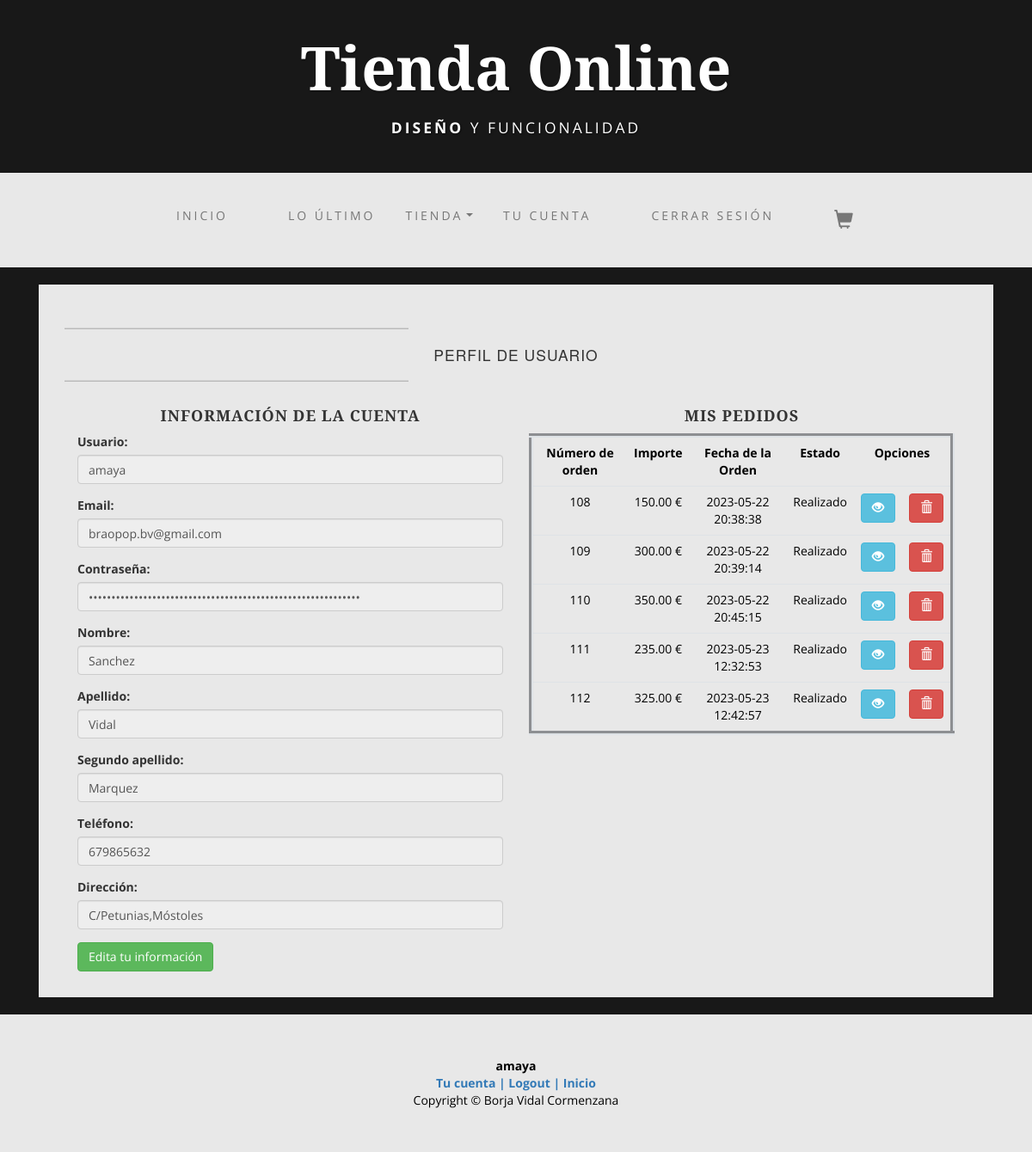
/tienda/userAccount.php (signed in), run on the app's committed database.
### tables this page shows
CREATE TABLE `usuario` (
  `id` int(11) NOT NULL,
  `username` varchar(50) NOT NULL,
  `email` varchar(50) NOT NULL,
  `password` varchar(255) NOT NULL,
  `role` varchar(30) DEFAULT NULL,
  `firstname` varchar(30) DEFAULT NULL,
  `lastname` varchar(30) DEFAULT NULL,
  `lastname2` varchar(30) DEFAULT NULL,
  `phone` varchar(15) NOT NULL,
  `address` varchar(30) DEFAULT NULL,
  `created_at` datetime DEFAULT current_timestamp()
);

CREATE TABLE `pedido` (
  `id` int(11) NOT NULL,
  `customer_id` int(11) NOT NULL,
  `total_price` float(10,2) NOT NULL,
  `payment_method` varchar(30) NOT NULL,
  `created` datetime NOT NULL,
  `modified` datetime NOT NULL,
  `status` varchar(15) NOT NULL DEFAULT 'Realizado'
);

### tienda/userAccount.php (the view, shortened to what this page needs)
<?php
include('..\inc\header.php');
include('..\inc\container.php');
?>
<?php
require '..\conexion.php';
if (!empty($_SESSION["username"])) {
    $id = $_SESSION["id"];
}
$c_id = $c_username =  $c_email = $c_password = $c_created = $c_role = $c_firstname = $c_firstname = $c_lastname = $c_lastname = $c_lastname2 =$c_phone = $c_address ="";
$sql = "SELECT * FROM usuario WHERE id = '". $id ."'";
$resultado = mysqli_query($db,$sql);
while ($fila = mysqli_fetch_object($resultado)) {
    $c_username = $fila -> username;
    $c_email = $fila -> email;
	$c_password = $fila -> password;
	$c_firstname = $fila -> firstname;
	$c_lastname = $fila -> lastname;
	$c_lastname2 = $fila -> lastname2;
    $c_phone = $fila -> phone;
	$c_address = $fila -> address;
}
?>
<?php include('..\inc\menu.php');?>
<div class="container">
    <div class="box">
        <div class="col-lg-12">
            <hr>
                <h2 class="intro-text text-center">Perfil de usuario</h2>
            <hr>
            <div class="col-md-6" >
                <form role= "form "action="ActionType=Edit&Loc=MA&ID=<?php echo $c_id;?>" method="POST">
                    <h4 style="text-align: center">Información de la cuenta</h4>
                    <div class="form-group">
					  <label for="username">Usuario:</label>
					  <input type="text" name="username" class="form-control" id="username" value="<?php echo $c_username; ?>" disabled>
					</div>
                    <div class="form-group">
					  <label for="email">Email:</label>
					  <input type="text" name="email" class="form-control" id="email" value="<?php echo $c_email; ?>" disabled>
					</div>
                    <div class="form-group">
					  <label for="password">Contraseña:</label>
					  <input type="password" name="password" class="form-control" id="password" value="<?php echo $c_password; ?>" disabled>
					</div>
                    <div class="form-group">
					  <label for="firstname">Nombre:</label>
					  <input type="text" name="firstname" class="form-control" id="firstname" value="<?php echo $c_firstname; ?>" disabled>
					</div>
                    <div class="form-group">
					  <label for="lastname">Apellido:</label>
					  <input type="text" name="lastname" class="form-control" id="lastname" value="<?php echo $c_lastname; ?>" disabled>
					</div>
                    <div class="form-group">
					  <label for="lastname2">Segundo apellido:</label>
					  <input type="text" name="lastname2" class="form-control" id="lastname2" value="<?php echo $c_lastname2; ?>" disabled>
					</div>
                    <div class="form-group">
					  <label for="phone">Teléfono:</label>
					  <input type="text" name="phone" class="form-control" id="phone" value="<?php echo $c_phone; ?>" disabled>
					</div>
                    <div class="form-group">
					  <label for="address">Dirección:</label>
					  <input type="text" name="address" class="form-control" id="address" value="<?php echo $c_address; ?>" disabled>
					</div>
                    <a href="editInfo.php" class="btn btn-success">Edita tu información</a>
                </form>
            </div>
            <div class="col-md-6">
				<h4 style="text-align: center">Mis Pedidos</h4>
				<div class="table-responsive">
					<table border="5px" class="table">
						<tr style="text-align: center; color: Black; font-weight: bold;">
							<td>Número de orden</td>
							<td>Importe</td>
							<td>Fecha de la Orden</td>
							<td>Estado</td>
							<td colspan="2">Opciones</td>
						</tr>
						<?php
						$sqlI = "SELECT * FROM pedido WHERE CUSTOMER_ID = " . $id;
						$resultado = mysqli_query($db,$sqlI);
						while($row = mysqli_fetch_array($resultado)):;
						?>
						<tr style="text-align: center; color: Black;">
						<td><?php echo $row[0]; ?></td>
						<td><?php echo $row[2] . ' € '; ?></td>
						<td><?php echo $row[4]; ?></td>
						<td><?php echo $row[6]; ?></td>
			            <td>
						    <a href="#" onclick="ordenOnclick('Ver',<?php echo $row[0]; ?>);"class="btn btn-info"><i class="glyphicon glyphicon-eye-open"></i></a>
						</td>
						<td>
						    <a href="#" onclick="ordenOnclick('Cancelar',<?php echo $row[0]; ?>);" class="btn btn-danger"><i class="glyphicon glyphicon-trash"></i></a>
						</td>
						<?php endwhile; ?>
						</tr>
					</table>
				</div>
            </div>
        </div>
    </div>
</div>
<?php include('..\inc\footer.php')?>

### inc/header.php (style rules this page uses)
body { background-color: #181818; }

### data on the page
usuario: username "amaya", email "braopop.bv@gmail.com", firstname "Sanchez", lastname "Vidal", lastname2 "Marquez", phone "679865632", address "C/Petunias,Móstoles"
pedido: id "108", total_price "150.00", created "2023-05-22 20:38:38", status "Realizado"
pedido: id "109", total_price "300.00", created "2023-05-22 20:39:14", status "Realizado"
pedido: id "110", total_price "350.00", created "2023-05-22 20:45:15", status "Realizado"
pedido: id "111", total_price "235.00", created "2023-05-23 12:32:53", status "Realizado"
pedido: id "112", total_price "325.00", created "2023-05-23 12:42:57", status "Realizado"

### other printed values
$username "amaya"
